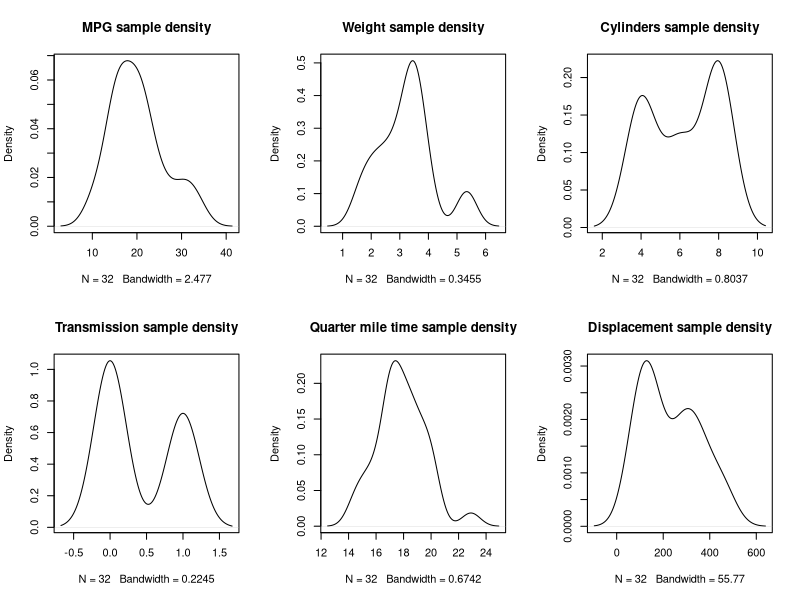
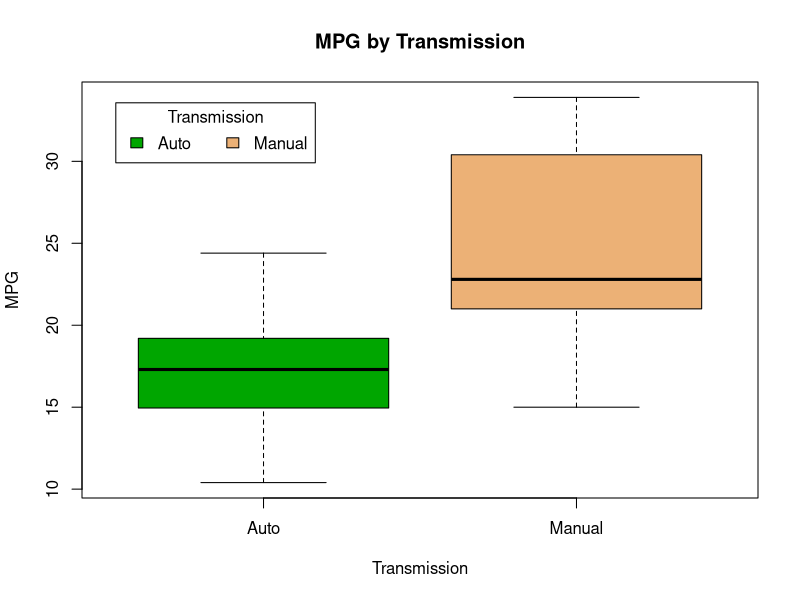
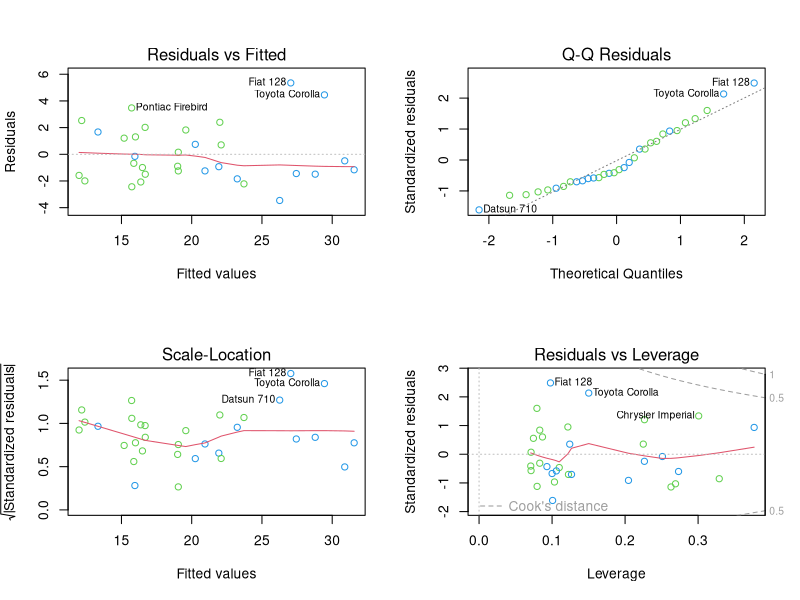

Write the R code that produced these figures, in order.
## ---- chunk 1
newdata <- data.frame( wt=c(1.6,1.6,2.2,2.2,2.8,2.8,3.4,3.4), am=c(0,1,0,1,0,1,0,1), cyl=c(4,4,4,4,6,6,8,8) )
fit <- lm( mpg~factor(am) * wt + cyl , mtcars)
mpg <- round(predict(fit, newdata = newdata, interval=c("confidence")),1)
mpg <- data.frame( newdata, mpg )
colnames(mpg) <- c("Weight", "Trans","Cylinders", "Predicted", "Lower CI","Upper CI")
mpg$Trans <- c("Auto","Manual")[newdata$am+1]
mpg
## ---- chunk 2
summary( lm(mpg ~ factor(am) ,mtcars) )$coef
sprintf("%s: %.3f","mpg~factor(am): r.squared",(summary(lm(mpg~factor(am),mtcars))$r.squared))
## ---- chunk 3
options(digits=3)
fit1<-lm(mpg ~ am + wt ,mtcars) 
fit2<-lm(mpg ~ am + cyl ,mtcars) 
fit3<-lm(mpg ~ am + wt + cyl ,mtcars) 
cat(sprintf("%s: %.3f\n%s: %.3f\n%s: %.3f","mpg ~ am + wt: r.squared",summary(fit1)$r.squared,"mpg ~ am + cyl: r.squared", summary(fit2)$r.squared,"mpg ~ am + wt + cyl: r.squared", summary(fit3)$r.squared))
## ---- chunk 4
summary( lm(mpg ~ am * wt + cyl ,mtcars) )$coef
sprintf("%s: %.3f","mpg ~ am * wt + cyl: r.squared",(summary(lm(mpg~ am * wt + cyl,mtcars))$r.squared))
## ---- chunk 5
par(mfrow=c(2,3)) 
plot(density(mtcars$mpg), main="MPG sample density")
plot(density(mtcars$wt), main="Weight sample density");
plot(density(mtcars$cyl), main="Cylinders sample density");
plot(density(mtcars$am), main="Transmission sample density")
plot(density(mtcars$qsec), main="Quarter mile time sample density")
plot(density(mtcars$disp), main="Displacement sample density")
## ---- chunk 6
par(mfrow=c(1,1))
trans <- c("Auto","Manual")[mtcars$am+1]
boxplot( mpg~ trans ,data=mtcars ,main ="MPG by Transmission", ylab="MPG", xlab="Transmission", col = terrain.colors(3))
legend("topleft", inset=.05, title="Transmission", c("Auto","Manual"), fill=terrain.colors(3), horiz=TRUE)
## ---- chunk 7
options(digits=2)
cor(mtcars)[c(1:4,6),]
options(digits=3)
## ---- chunk 8
fit1 <- lm( mpg~am, mtcars)
fit2 <- update( fit1, mpg~am + wt)
fit3 <- update( fit1, mpg~am + wt + cyl)
fit4 <- update( fit1, mpg~am + wt + qsec)
fit5 <- update( fit1, mpg~am * wt )
fit6 <- update( fit1, mpg~am * wt + qsec)
fit7 <- update( fit1, mpg~am * wt + cyl)
anova( fit1, fit2, fit3, fit4, fit5, fit6 ,fit7)
## ---- chunk 9
summary( lm( mpg~am + wt + qsec, mtcars) )$coef
summary( lm( mpg~am + wt + cyl, mtcars) )$coef
summary( lm( mpg~am * wt + qsec, mtcars) )$coef
## ---- chunk 10
summary( lm( mpg~am * wt + cyl, mtcars) )
## ---- chunk 11
fit <- lm(mpg ~ am * wt + cyl ,mtcars)
par(mfrow=c(2,2))
plot(fit, col= ( 3 + mtcars$am ) )
options(digits=7)

